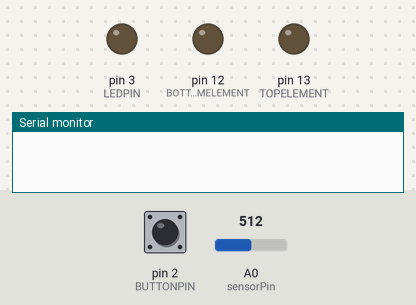
A sketch run on a simulated Arduino Uno, built with avr-gcc and run on an emulated ATmega328P. Shown: output pins drawn as LEDs (lit = HIGH), the last lines printed to the serial monitor. The test bench sets the inputs (shaded band); at power-on: pin 2 (BUTTONPIN) LOW, A0 (sensorPin) = 512.

Above: at 1.6 s.
1.7 s: pin 2 (BUTTONPIN) pulled HIGH for 0.15 s
At 2.15 s:
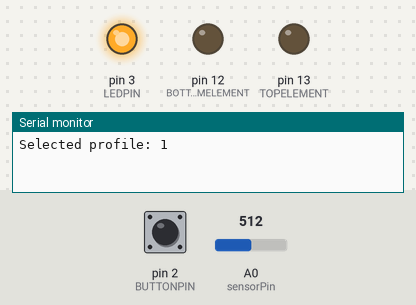
3.7 s: pin 2 (BUTTONPIN) pulled HIGH for 1 s
At 6.6 s:
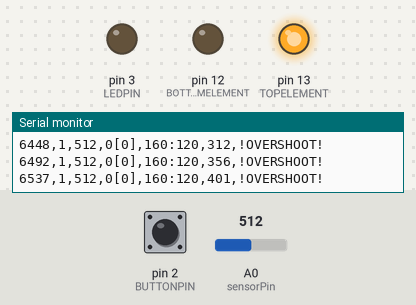
7.6 s: pin 2 (BUTTONPIN) pulled HIGH for 0.15 s
At 8.05 s:
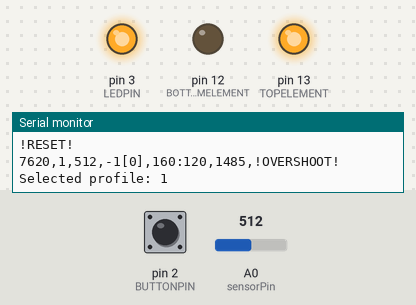
Timing chart, 0 to 10.6 s (numbered marks = the images above; inputs shaded):
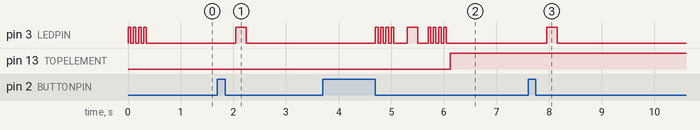

Measured:
- after the input at 1.7 s, pin 3 (LEDPIN): LOW → HIGH after 0.35 s, → LOW 0.20 s later
- after the input at 3.7 s, pin 13 (TOPELEMENT): LOW → HIGH after 2.4 s
- after the input at 7.6 s, pin 3 (LEDPIN): LOW → HIGH after 0.35 s, → LOW 0.20 s later

The sketch:

multiprofile.ino
```cpp
// (licence header left out)
///////////////////////////////////////////////////////////////////////
// API part (e.g. make your own profile)
///////////////////////////////////////////////////////////////////////

const int NUM_PROFILES = 3;
void (* profiles  [NUM_PROFILES]) () = { profile1, profile2, profile3 };

const int NUM_STAGES = 4;
int cookTemps[NUM_STAGES] = {0,0,0,0};
int cookTimes[NUM_STAGES] = {0,0,0,0};

// a buffer used for hysteresis / dampening.
//  within epsilon degrees is "good enough"
//  to count time toward our goal time for
//  that stage
// Use half the value that you actually want
// so if you want the range to be 10 degrees,
//  e.g. 500C +/-5C, use 5.0C
int tempEpsilon = 5;

void profile1()
{
//times are in seconds
//temps are in degrees Centigrade

  Serial.println("profile1: MEMS mics");
// Preheat 160C
//Dwell 120s
//Ramp Up 1C/s for 98s
//Dwell  30s
//Ramp Down 1C/s for 98s
//Ramp Off
cookTemps[0] = 160;
cookTimes[0] = 120;

cookTemps[1] = 220;
cookTimes[1] = 30;

cookTemps[2] = 160;
cookTimes[2] = 60;

cookTemps[3] = 40;
cookTimes[3] = 30;

}

void profile2()
{
   Serial.println("profile2: nothing");

cookTemps[0] = 160;
cookTimes[0] = 120;

cookTemps[1] = 220;
cookTimes[1] = 30;

cookTemps[2] = 160;
cookTimes[2] = 10;

cookTemps[3] = 40;
cookTimes[3] = 30;
}

void profile3()
{
   Serial.println("profile3: nothing");

cookTemps[0] = 160;
cookTimes[0] = 120;

cookTemps[1] = 220;
cookTimes[1] = 30;

cookTemps[2] = 160;
cookTimes[2] = 10;

cookTemps[3] = 40;
cookTimes[3] = 30;
}


/////////////////////////////////////////////////////////////////////////
// Base code part (no need to edit but go to town if you want to!)
/////////////////////////////////////////////////////////////////////////

int profileChosen = -1;
bool profileAcknowledged = false;

bool lastButton = false;
bool buttonState = false;
unsigned long timeButtonPressed = 0;

const int BUTTONPIN = 2;
const int LEDPIN = 3;
const int BOTTOMELEMENT = 12;
const int TOPELEMENT = 13;

//status of the environment
int currentTemp1 = 0;
int currentTemp2 = 0;
bool element1 = false;
bool element2 = false;

unsigned long timeTempReached = 0;
unsigned long timeAtGoal = 0;

int profileStage = 0;

//pot used for simulating temperature during development
int sensorPin = A0;

// the setup function runs once when you press reset or power the board
void setup() {
  Serial.begin(9600);

  pinMode(BOTTOMELEMENT, OUTPUT);
  pinMode(TOPELEMENT, OUTPUT);
  pinMode(LEDPIN, OUTPUT);

  pinMode(BUTTONPIN, INPUT);

  digitalWrite(LEDPIN, HIGH);

  blinkOutAck();
}

// the loop function runs over and over again forever
void loop() {
if (!profileAcknowledged)
{
  collectProfileSetting();
}
 else
    {
      checkButtonForResetEvent();
      outputData();
      controlElements();
      getTemp ();    // to be replaced with getting the temp from the thermocouple or RTD
      reactToTemp();
      advancePhase();
    }
    delay(10);
} //end main event loop

void controlElements()
{
  if (element1 == true)
  {
    digitalWrite(TOPELEMENT, HIGH);
  }
  else
  {
   digitalWrite(TOPELEMENT, LOW);
  }
}

void getTemp ()
{
// if (element1) currentTemp += 2;
// else currentTemp -= 1;
 currentTemp1 = analogRead(sensorPin);
}

void outputData()
{
  Serial.print(millis());
  Serial.print(",");
  Serial.print(element1);
  Serial.print(",");
  Serial.print(currentTemp1);
  Serial.print(",");
  Serial.print(profileChosen);
  Serial.print("[");
  Serial.print(profileStage);
  Serial.print("],");
  Serial.print(cookTemps[profileStage]);
  Serial.print(":");
  Serial.print(cookTimes[profileStage]);
  Serial.print(",");
  Serial.print(timeAtGoal);

    //overshoot condition!
  if ( currentTemp1 > (cookTemps[profileStage] + tempEpsilon) )
  {
   Serial.print(",!OVERSHOOT!  ");
  }

  Serial.println ();
}


void collectProfileSetting()
{
  buttonState = digitalRead(BUTTONPIN);

  while (!profileAcknowledged)
  {
  if (buttonState == HIGH)
  {
    if (lastButton != buttonState)
    {
      timeButtonPressed = millis();
    }
  }
  else //  if (buttonState == LOW)
  {
    if (lastButton != buttonState && millis() - timeButtonPressed > 30)
    {
      //Serial.print("B-off after ");
      //Serial.println(millis() - timeButtonPressed);

      if (millis() - timeButtonPressed < 1000)
      {
       profileChosen++;
       profileChosen %= NUM_PROFILES;
       Serial.print("Selected profile: ");
       Serial.println(profileChosen+1);
       blinkOutProfileChosen();
      }
      else
      {
       profileAcknowledged = true;
       blinkOutAck();
       blinkOutProfileChosen();
       blinkOutAck();
       //do the settings for the given profile
       profiles[profileChosen]();
       break;
      }
    }
 }
 lastButton = buttonState;
 buttonState= digitalRead(BUTTONPIN);
} //end while

      timeButtonPressed = 0;
}

void  checkButtonForResetEvent()
{
  lastButton = buttonState;
  buttonState = digitalRead(BUTTONPIN);

   if (buttonState == HIGH)
   {
        Serial.println("!RESET!");
        resetSoft();
   }
}

void blinkOutProfileChosen()
{
     digitalWrite(LEDPIN, LOW);
     delay (200);

     for (int i = 1; i <= profileChosen+1; i++)
     {
     digitalWrite(LEDPIN, HIGH);
     delay (200);

     digitalWrite(LEDPIN, LOW);
     delay (100);
     }

     digitalWrite(LEDPIN, LOW);
     delay (100);

     digitalWrite(LEDPIN, LOW);
}

void blinkOutAck()
{
     for (int i = 1; i <= 4; i++)
     {
     digitalWrite(LEDPIN, HIGH);
     delay (50);

     digitalWrite(LEDPIN, LOW);
     delay (50);
     }
}

void reactToTemp ()
{

 if ( currentTemp1 > (cookTemps[profileStage] - tempEpsilon)
  //&& currentTemp1 < (cookTemps[profileStage] + tempEpsilon)
  )
 {
  //first time that the temp was reached
  if (element1 && timeTempReached < 1 )
  {
    timeTempReached = millis();
  }
  else
  {
    timeAtGoal = (millis() - timeTempReached);
  }
 }

 if (!currentTemp1 > cookTemps[profileStage] )
  {
   element1 = false;
  }
  else element1 = true;

}

void resetSoft()
{
   profileStage = 0;
   profileChosen = -1;
   profileAcknowledged = false;
}

void advancePhase ()
{
 if (profileStage >= NUM_STAGES)
 {
   Serial.println("Resetting");
   resetSoft();
 }

 else if (timeAtGoal > 1000UL*cookTimes[profileStage])
 {
  profileStage += 1;
  timeAtGoal = 0;
 }

}
```
